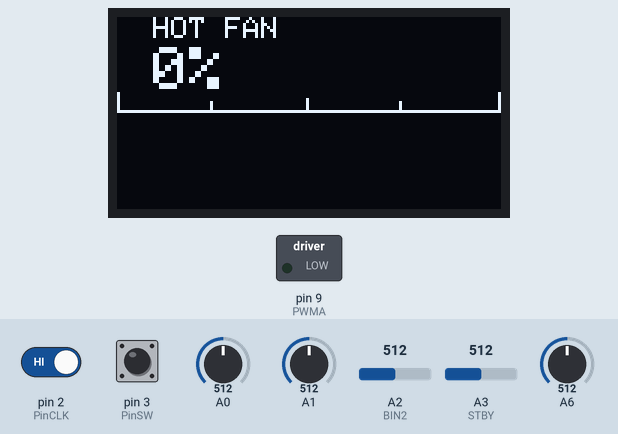
The program below on a simulated Arduino Nano, built with avr-gcc and run on an emulated ATmega328P. Parts: 128×64 one-colour display, switched loads named in the program (green lamp = pin HIGH). The inputs (shaded band) are chosen by the test bench; at power-on: pin 3 (PinSW) LOW, A0 = 512, pin 2 (PinCLK) HIGH, A1 = 512, A2 (BIN2) = 512, A3 (STBY) = 512, A6 = 512. What the program prints to the serial monitor is not drawn.

Above: at 1.2 s.
1.3 s: pin 3 (PinSW) pulled HIGH for 0.15 s
At 2.6 s:
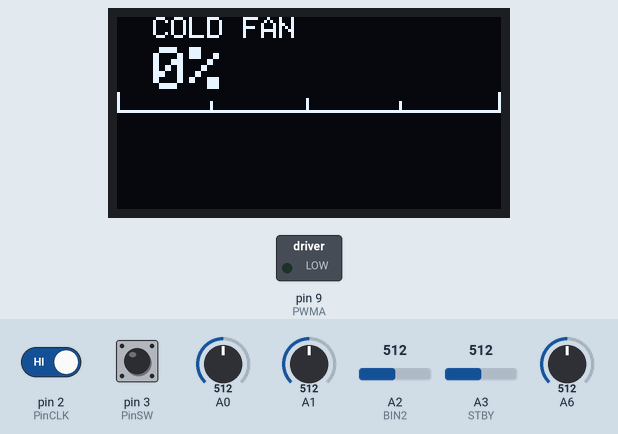
2.9 s: pin 3 (PinSW) pulled HIGH for 1 s
At 5.1 s:
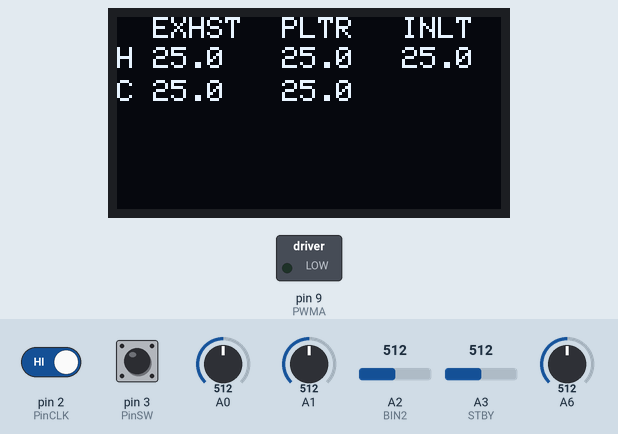
5.4 s: A0 set to 525
At 6.5 s:
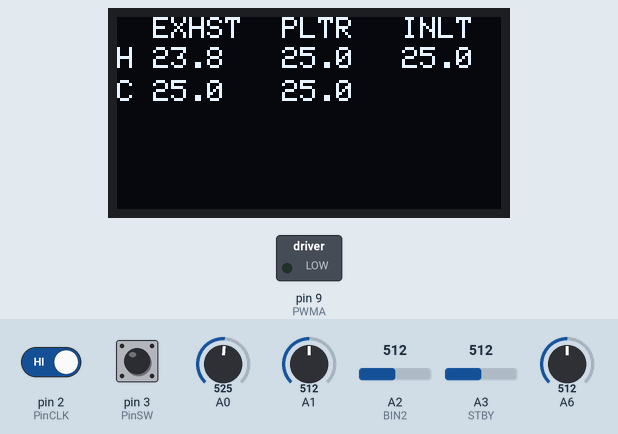
7.1 s: pin 3 (PinSW) pulled HIGH for 0.15 s
At 8.4 s:
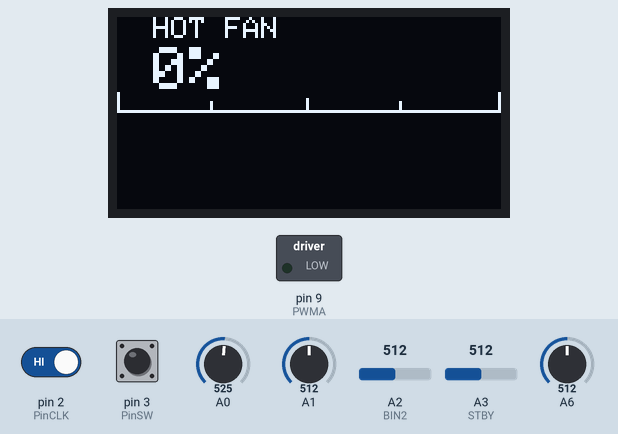
8.7 s: pin 2 (PinCLK) driven LOW
Timing chart, 0 to 11.2 s (numbered marks = the images above; inputs shaded):
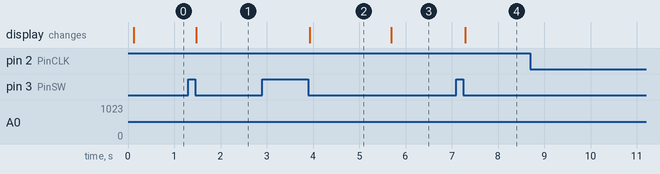

Measured:
- the behaviour switches between 512 and 513 on A0 (found by bisection; images 2 and 3)
- after the input at 1.3 s, the display: changes after 0.18 s (image 1)
- after the input at 2.9 s, the display: changes after 1.0 s (image 2)
- after the input at 5.4 s, the display: changes after 0.29 s (image 3)
- after the input at 7.1 s, the display: changes after 0.19 s (image 4)

The program:

main.cpp
```cpp
#include "Arduino.h"
#include "Menus/Menus.h"
#include "Sensor.h"
#include "I2CScanner.h"
#include "RotaryDriver.h"

#define NUMOFTEMPSAMPLES 4
#define TEMPSAMPLESPERSECOND 10
#define DISPLAYFPS 8
#define OLED_RESET 4
#define DISPLAY_ADRESS 0x3C


const int PinCLK = PD2;                   // Used for generating interrupts using CLK signal
const int PinDT = PD4;                    // Used for reading DT signal
const int PinSW = PD3;                    // Used for the push button switch


I2CScanner *scanner;

MenuScroller *menuScroller;

TempMenu *tempMenu;
ChooseIntegerMenu *hotFanSettingsMenu;
ChooseIntegerMenu *coldFanSettingsMenu;

Sensor *hotExhaustSensor;
Sensor *coldExhaustSensor;
Sensor *hotPeltierSensor;
Sensor *coldPeltierSensor;
Sensor *inletSensor;

RotaryDriver *rotaryDriver;


void ISRDispatch ()  {
   rotaryDriver->onInterrupt();
}

void onRotaryTurn(bool clockwise, int amount, RotaryDriver *driver) {
   menuScroller->handleRotaryTurn(clockwise, amount, driver);
}

void onRotaryButton(RotaryDriver *driver) {
   menuScroller->handleButtonPress(driver);
}

void setup() {

   Serial.begin(115200);
   while(!Serial);

   scanner = new I2CScanner();
   scanner->startScanning();
   // free(scanner);

   Adafruit_SSD1306 *display = new Adafruit_SSD1306(OLED_RESET);
   display->begin(SSD1306_SWITCHCAPVCC, DISPLAY_ADRESS);
   display->setTextWrap(false);


   menuScroller = new MenuScroller();

   tempMenu = new TempMenu(display, DISPLAYFPS);
   tempMenu->sayHi();
   menuScroller->addMenu(tempMenu, 0);

   hotFanSettingsMenu = new ChooseIntegerMenu(display, 1, "HOT FAN", 0, 0);
   menuScroller->addMenu(hotFanSettingsMenu, 1);

   coldFanSettingsMenu = new ChooseIntegerMenu(display, 1, "COLD FAN", 0, 1);
   menuScroller->addMenu(coldFanSettingsMenu, 2);


   menuScroller->setMenu(0);

   rotaryDriver = new RotaryDriver(PD2, PD4, PD3, &ISRDispatch);
   rotaryDriver->onRotaryButton = &onRotaryButton;
   rotaryDriver->onRotaryTurn = &onRotaryTurn;

   analogReference(EXTERNAL);

   hotExhaustSensor = new Sensor(A0, NUMOFTEMPSAMPLES, TEMPSAMPLESPERSECOND);
   coldExhaustSensor = new Sensor(A1, NUMOFTEMPSAMPLES, TEMPSAMPLESPERSECOND);
   hotPeltierSensor = new Sensor(A2, NUMOFTEMPSAMPLES, TEMPSAMPLESPERSECOND);
   coldPeltierSensor = new Sensor(A3,  NUMOFTEMPSAMPLES, TEMPSAMPLESPERSECOND);
   inletSensor = new Sensor(A6,  NUMOFTEMPSAMPLES, TEMPSAMPLESPERSECOND);


   Serial.println("Setup finished");
}

void loop() {

   menuScroller->currentMenu()->update();

   rotaryDriver->update();

   hotExhaustSensor->update();
   coldExhaustSensor->update();
   hotPeltierSensor->update();
   coldPeltierSensor->update();
   inletSensor->update();


   tempMenu->setHotExhaustTemp(hotExhaustSensor->currentCelsiusTemperature);
   tempMenu->setColdExhaustTemp(coldExhaustSensor->currentCelsiusTemperature);
   tempMenu->setHotPeltierTemp(hotPeltierSensor->currentCelsiusTemperature);
   tempMenu->setColdPeltierTemp(coldPeltierSensor->currentCelsiusTemperature);
   tempMenu->setInletTemp(inletSensor->currentCelsiusTemperature);

}
```

I2CScanner.cpp
```cpp
#include "I2CScanner.h"
#include "Arduino.h"
#include <Wire.h>

I2CScanner::I2CScanner() {}

void I2CScanner::startScanning() {

   byte error, address;
   int nDevices;

   Serial.println("I2C Scanner starting...");

   nDevices = 0;
   for(address = 1; address < 127; address++ )
   {
      // The i2c_scanner uses the return value of
      // the Write.endTransmisstion to see if
      // a device did acknowledge to the address.
      Wire.beginTransmission(address);
      error = Wire.endTransmission();

      if (error == 0)
      {
         Serial.print("I2C device found at address 0x");
         if (address<16)
         Serial.print("0");
         Serial.print(address,HEX);
         Serial.println("  !");

         nDevices++;
      }
      else if (error==4)
      {
         Serial.print("Unknow error at address 0x");
         if (address<16)
         Serial.print("0");
         Serial.println(address,HEX);
      }
   }
   if (nDevices == 0)
   Serial.println("I2CScanner did not find any device!\n");
   else
   Serial.println("I2CScanner finished!\n");
}
```

I2CScanner.h
```cpp
#ifndef I2CSCANNER_H
#define I2CSCANNER_H

class I2CScanner {

public:
  I2CScanner();
  void startScanning();
};

#endif
```

ChooseIntegerMenu.cpp
```cpp
#include "ChooseIntegerMenu.h"


ChooseIntegerMenu::ChooseIntegerMenu(Adafruit_SSD1306 *display, int FPS, String title, int startingValue, int motorNo, int minValue, int maxValue) : Menu(display, FPS) {
   this->m_minValue = minValue;
   this->m_maxValue = maxValue;
   this->m_title = title;
   this->currentValue = startingValue;
   this->m_motor = (motorNo == 0) ? MotorDriver::MOTOR_A : MotorDriver::MOTOR_B;


}

void ChooseIntegerMenu::handleRotaryIncrease(int amount) {
   this->currentValue += amount;

   if (this->currentValue > this->m_maxValue)
      this->currentValue = this->m_maxValue;

   this->m_motorDriver->setSpeed(this->m_motor, ((this->currentValue * 1.0) / this->m_maxValue));

   this->refreshDisplay();
}

void ChooseIntegerMenu::handleRotaryDecrease(int amount) {
   this->currentValue -= amount;

   if (this->currentValue < this->m_minValue)
      this->currentValue = this->m_minValue;

   this->m_motorDriver->setSpeed(this->m_motor, ((this->currentValue * 1.0) / this->m_maxValue));

   this->refreshDisplay();
}


void ChooseIntegerMenu::refreshDisplay() {

   // Serial.println(this->display);

   this->display->clearDisplay();
   this->display->setTextSize(1);
   // this->display->setTextColor(WHITE);

   // Print Table Header
   this->display->setCursor(12,0);
   this->display->print(this->m_title);


   this->display->setTextSize(2);
   this->display->setCursor(12, 10);
   this->display->print(this->currentValue);
   this->display->print("%");

   uint8_t percentage = ((this->currentValue * 1.0) / this->m_maxValue) * 127;
   this->display->drawLine(0, 25, 0, 31, WHITE);

   this->display->drawLine(31, 28, 31, 31, WHITE);
   this->display->drawLine(63, 27, 63, 31, WHITE);
   this->display->drawLine(94, 28, 94, 31, WHITE);

   this->display->drawLine(127, 25, 127, 31, WHITE);

   this->display->drawLine(0, 29, percentage, 29, WHITE);
   this->display->drawLine(0, 30, percentage, 30, WHITE);
   this->display->drawLine(0, 31, 127, 31, WHITE);
   //
   //
   this->display->display();
}
```

ChooseIntegerMenu.h
```cpp
#ifndef CHOOSEINTEGERMENU_H
#define CHOOSEINTEGERMENU_H

#include "Arduino.h"
#include "Menu.h"
#include "MotorDriver.h"
#include <Adafruit_GFX.h>
#include <Adafruit_SSD1306.h>

class ChooseIntegerMenu: public virtual Menu {

private:
   int m_minValue, m_maxValue;
   String m_title;
   MotorDriver *m_motorDriver;
   MotorDriver::Motor m_motor;

public:
   ChooseIntegerMenu(Adafruit_SSD1306 *display, int FPS, String title, int startingValue, int motorNo, int minValue = 0, int maxValue = 100);
   int currentValue;
   virtual void refreshDisplay();
   void handleRotaryIncrease(int amount);
   void handleRotaryDecrease(int amount);
};


#endif
```

Menu.cpp
```cpp
#include "Menu.h"


Menu::Menu(Adafruit_SSD1306 *display, int FPS) {
   this->display = display;
   this->m_fps = FPS;
}

void Menu::update() {

   if (millis() - this->m_refreshTimer >= (1000UL / this->m_fps )) {
      this->refreshDisplay();
      this->m_refreshTimer = millis();
   }
}

bool Menu::handleRotaryPress() {
   return true;
}

void Menu::handleRotaryDecrease(int amount) {}
void Menu::handleRotaryIncrease(int amount) {}
```

Menu.h
```cpp
#ifndef MENU_H
#define MENU_H

#include <Adafruit_GFX.h>
#include <Adafruit_SSD1306.h>

class Menu {

private:
   uint8_t m_fps;
   unsigned long m_refreshTimer;

public:
   Adafruit_SSD1306 *display;
   Menu(Adafruit_SSD1306 *display = NULL, int FPS = 1);
   virtual void refreshDisplay() = 0;
   virtual bool handleRotaryPress();
   virtual void handleRotaryIncrease(int amount);
   virtual void handleRotaryDecrease(int amount);
   virtual void update();
};

#endif
```

MenuScroller.cpp
```cpp
#include "MenuScroller.h"

MenuScroller::MenuScroller() {

}

void MenuScroller::handleRotaryTurn(bool clockwise, int amount, RotaryDriver *rotaryDriver) {
      if (clockwise) {
         this->currentMenu()->handleRotaryIncrease(amount);
      } else {
         this->currentMenu()->handleRotaryDecrease(amount);
      }
}

void MenuScroller::handleButtonPress(RotaryDriver *rotaryDriver) {
   if (this->currentMenu()->handleRotaryPress()) {
      this->nextMenu();
   }
}

void MenuScroller::setMenu(uint8_t index) {
   if (index <= (MENU_COUNT - 1)) {
      this->m_currentIndex = index;
   } else {
      this->m_currentIndex = 0;
   }
}

void MenuScroller::nextMenu() {
   this->m_currentIndex ++;

   if (this->m_currentIndex > (MENU_COUNT - 1))
      this->m_currentIndex = 0;

   this->currentMenu()->refreshDisplay();
}

void MenuScroller::previousMenu() {
   this->m_currentIndex --;
   if (this->m_currentIndex < 0)
      this->m_currentIndex = (MENU_COUNT - 1);
}

Menu* MenuScroller::currentMenu() {
   return this->m_menus[this->m_currentIndex];
}

void MenuScroller::addMenu(Menu *menu, uint8_t index) {
   this->m_menus[index] = menu;
}
```

MenuScroller.h
```cpp
#ifndef MENUSCROLLER_H
#define MENUSCROLLER_H

#include "Menu.h"

#include "Menus.h"
#include "RotaryDriver.h"


class MenuScroller {

private:
   uint8_t m_currentIndex;
   Menu *m_menus[MENU_COUNT];

public:
   MenuScroller();

   void nextMenu();
   void previousMenu();
   void setMenu(uint8_t index);
   Menu* currentMenu();
   void addMenu(Menu *menu, uint8_t index);


   void handleRotaryTurn(bool clockwise, int amount, RotaryDriver *rotaryDriver);
   void handleButtonPress(RotaryDriver *rotaryDriver);
};

#endif
```

Menus.h
```cpp
#ifndef MENUS_H
#define MENUS_H

#define MENU_COUNT 3

#include "MenuScroller.h"
#include "Menu.h"
#include "TempMenu.h"
#include "ChooseIntegerMenu.h"
#endif
```

TempMenu.cpp
```cpp
#include "TempMenu.h"
#include <SPI.h>
#include <Wire.h>


#define OLED_RESET 4

TempMenu::TempMenu(Adafruit_SSD1306 *display, int FPS) : Menu(display, FPS) {

}

void TempMenu::sayHi() {

   this->display->clearDisplay();
   this->display->setTextSize(1);
   this->display->setTextColor(WHITE);
   this->display->setCursor(0,10);
   this->display->print("      Booting...");
   this->display->display();

}


void TempMenu::setInletTemp(float temp, bool refresh) {
   this->_inletTemp = temp;
   if (refresh) {
      this->refreshDisplay();
   }
}

void TempMenu::setHotExhaustTemp(float temp, bool refresh) {
   this->_hotExhaustTemp = temp;
   if (refresh) {
      this->refreshDisplay();
   }
}

void TempMenu::setColdExhaustTemp(float temp, bool refresh) {
   this->_coldExhaustTemp = temp;
   if (refresh) {
      this->refreshDisplay();
   }
}

void TempMenu::setHotPeltierTemp(float temp, bool refresh) {
   this->_hotPeltierTemp = temp;
   if (refresh) {
      this->refreshDisplay();
   }
}

void TempMenu::setColdPeltierTemp(float temp, bool refresh) {
   this->_coldPeltierTemp = temp;
   if (refresh) {
      this->refreshDisplay();
   }
}

void TempMenu::refreshDisplay() {
   this->display->clearDisplay();
   this->display->setTextSize(1);

   // Print Table Header
   this->display->setCursor(12,0);
   this->display->print("EXHST");

   this->display->setCursor(55,0);
   this->display->print("PLTR");

   this->display->setCursor(95,0);
   this->display->print("INLT");

   // Print H and C indicators
   this->display->setCursor(0,10);
   this->display->print("H");

   this->display->setCursor(0,21);
   this->display->print("C");

   // Hot Exhaust Temp
   this->display->setCursor(12, 10);
   this->display->print(this->roundNumber(this->_hotExhaustTemp), 1);
   // Cold Exhaust Temp
   this->display->setCursor(12, 21);
   this->display->print(this->roundNumber(this->_coldExhaustTemp), 1);

   // Hot Peltier Temp
   this->display->setCursor(55, 10);
   this->display->print(this->roundNumber(this->_hotPeltierTemp), 1);
   // Cold Peltier Temp
   this->display->setCursor(55, 21);
   this->display->print(this->roundNumber(this->_coldPeltierTemp), 1);

   // Inlet Temp
   this->display->setCursor(95, 10);
   this->display->print(this->roundNumber(this->_inletTemp), 1);


   this->display->display();
}

float TempMenu::roundNumber(float number) {
   return  round(number * 10) / 10.0;
}
```

TempMenu.h
```cpp
#ifndef TEMPMENU_H
#define TEMPMENU_H

#include "Arduino.h"
#include "Menu.h"


class TempMenu: public virtual Menu {

private:
   float _inletTemp;
   float _hotExhaustTemp;
   float _coldExhaustTemp;
   float _hotPeltierTemp;
   float _coldPeltierTemp;

   float roundNumber(float number);

public:
   TempMenu(Adafruit_SSD1306 *display, int FPS);
   void sayHi();
   void refreshDisplay();

   void setInletTemp(float temp, bool refresh = false);
   void setHotExhaustTemp(float temp, bool refresh = false);
   void setColdExhaustTemp(float temp, bool refresh = false);
   void setHotPeltierTemp(float temp, bool refresh = false);
   void setColdPeltierTemp(float temp, bool refresh = false);
};


#endif
```

Sensor.cpp
```cpp
#include "Arduino.h"
#include "Sensor.h"


Sensor::Sensor(int Pin, int numOfSamples, int samplesPerSecond) {
   this->Pin = Pin;
   this->nominalValue = SENSOR_NOMINAL_RESISTANCE;
   this->nominalTemperature = SENSOR_NOMINAL_TEMP;
   this->betaValue = SENSOR_BETA_VALUE;
   this->seriesResistorValue = SERIES_RESISTOR_VALUE;
   this->numOfSamples = numOfSamples;
   this->m_sampleBuffer = new int[this->numOfSamples];
   this->m_samplesPerSecond = samplesPerSecond;

   Serial.print("New Sensor created on Pin ");
   Serial.println(this->Pin);
};

void Sensor::update() {

   if ((millis() - this->m_startProcessingTimer) >= (1000UL / this->m_samplesPerSecond) && this->m_processing == false) {
      this->m_currentSampleIndex = 0;
      this->m_processing = true;
      this->m_sampleTimer = millis();
   }

   unsigned long sampleEvery = ((1000UL / this->m_samplesPerSecond) / this->numOfSamples) - 5UL;

   if ((millis() - this->m_sampleTimer) >= sampleEvery && this->m_processing == true) {

      this->m_sampleBuffer[this->m_currentSampleIndex] = analogRead(this->Pin);

      if (this->m_currentSampleIndex >= this->numOfSamples) {
         this->m_processing = false;
         this->m_startProcessingTimer = millis();
         this->processSamples(this->m_sampleBuffer);
      }

      this->m_currentSampleIndex ++;
      this->m_sampleTimer = millis();

   }
}

float Sensor::processSamples(int samples[]) {
   //
   float average = 0;
   uint8_t i;

   for (i = 0; i < this->numOfSamples; i++) {
      average += samples[i];
   }
   average /= this->numOfSamples;

   // // convert the value to resistance
   average = 1023 / average - 1;
   average = this->seriesResistorValue / average;

   float steinhart;
   steinhart = average / this->nominalValue;     // (R/Ro)
   steinhart = log(steinhart);                  // ln(R/Ro)
   steinhart /= this->betaValue;                   // 1/B * ln(R/Ro)
   steinhart += 1.0 / (this->nominalTemperature + 273.15); // + (1/To)
   steinhart = 1.0 / steinhart;                 // Invert
   steinhart -= 273.15;                         // convert to C

   this->currentCelsiusTemperature = steinhart;

   return steinhart;
};
```

Sensor.h
```cpp
#ifndef SENSOR_H
#define SENSOR_H

#include "inttypes.h"

#define SENSOR_NOMINAL_TEMP 25
#define SENSOR_NOMINAL_RESISTANCE 100000L
#define SENSOR_BETA_VALUE 3950
#define SERIES_RESISTOR_VALUE 100000L

class Sensor {

private:
   float processSamples(int samples[]);

   unsigned long m_startProcessingTimer;
   unsigned long m_sampleTimer;
   bool m_processing;
   uint8_t m_currentSampleIndex;
   int *m_sampleBuffer;
   int m_samplesPerSecond;

public:
   int Pin;
   long nominalValue;
   int nominalTemperature;
   int betaValue;
   long seriesResistorValue;
   int numOfSamples;
   float currentCelsiusTemperature;

   Sensor(int Pin, int numOfSamples, int samplesPerSecond);
   void sample();
   void update();
};

#endif
```

MotorDriver.cpp
```cpp
#include "MotorDriver.h"

#define STBY 17 // A3

#define PWMA 9 // D9
#define AIN1 5  // D5
#define AIN2 7 // D7

#define PWMB 6  // D6
#define BIN1 8 // D8
#define BIN2 16 // A2

MotorDriver::MotorDriver() {

   pinMode(STBY, OUTPUT); //standby

   // Motor A
   pinMode(PWMA, OUTPUT); //Speed control
   pinMode(AIN1, OUTPUT); //Direction
   pinMode(AIN2, OUTPUT); //Direction

   // Motor B
   pinMode(PWMB, OUTPUT); //Speed control
   pinMode(BIN1, OUTPUT); //Direction
   pinMode(BIN2, OUTPUT); //Direction

   this->setDirection(MOTOR_A, true);
   this->setDirection(MOTOR_B, true);
}
void MotorDriver::setSpeed(Motor motor, float percentage) {
   digitalWrite(STBY, HIGH); //disable standby

   this->setDirection(MOTOR_A, true);
   this->setDirection(MOTOR_B, true);

   if (motor == MOTOR_A) {
      analogWrite(PWMA, round(255.0 * percentage));
      Serial.print("Writing PWMA ");
      Serial.println(round(255.0 * percentage));
   } else {
      analogWrite(PWMB, round(255.0 * percentage));
      Serial.print("Writing PWMB ");
      Serial.println(round(255.0 * percentage));
   }
}

void MotorDriver::setDirection(Motor motor, bool clockwise) {
   if (motor == MOTOR_A) {
      digitalWrite(AIN1, clockwise);
      digitalWrite(AIN2, !clockwise);
   } else {
      digitalWrite(BIN1, clockwise);
      digitalWrite(BIN2, !clockwise);
   }
}

void MotorDriver::stop() {
   digitalWrite(STBY, LOW);
}
```

MotorDriver.h
```cpp
#ifndef MOTORDRIVER_H
#define MOTORDRIVER_H

#include "Arduino.h"


class MotorDriver {

private:
   bool m_motorADirection;
   bool m_motorBDirection;

public:
   enum Motor
   {
      MOTOR_A,
      MOTOR_B
   };
   MotorDriver();
   void setSpeed(Motor motor, float percentage);
   void setDirection(Motor motor, bool clockwise);
   void stop();

};

#endif
```

RotaryDriver.h
```cpp
#ifndef ROTARYDRIVER_H
#define ROTARYDRIVER_H

#include "Arduino.h"

#define BUTTONDEBOUNCE 100

class RotaryDriver {

private:
   volatile boolean m_turnDetected;
   volatile boolean m_up;
   bool m_buttonPressed;
   unsigned long m_lastButtonPress;
   int m_pinCLK;
   int m_pinDT;
   int m_pinSW;


public:
   RotaryDriver(int pinCLK, int pinDT, int pinSW, void (*interruptDispatch)(void));
   bool swapDirection = false;
   void update();
   void onInterrupt();
   void (*onRotaryTurn)(bool clockwise, int amount, RotaryDriver *driver);
   void (*onRotaryButton)(RotaryDriver *driver);
};

#endif
```

Source omitted: RotaryDriver.cpp (1831 bytes)
